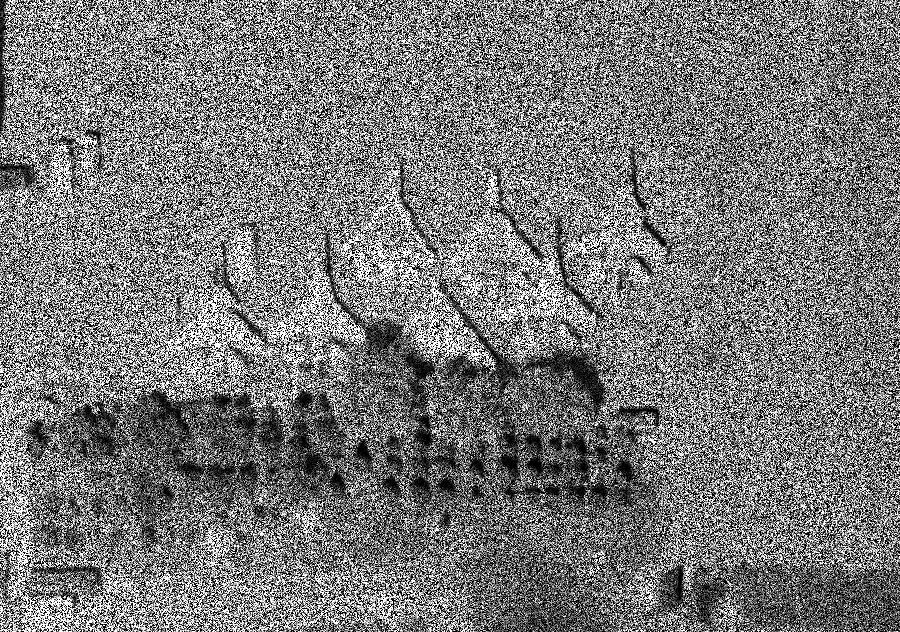
#> input picture Anexos, Imagens e Videos/Satelite_ruido/satelite000.png, 900 x 632 px; its folder holds 4 pictures in this run
$ python media_e_mediana_FBI.py
#> lines starting #> are read from the running program, lines starting #| are printed output that depends on the picture
# Trecho do código para abrir as imagens e carregar em um vetor de imagens.
import cv2
import glob
import numpy as np
from pathlib import Path

#Caminho para salvar imagem
caminhoImagem = Path('Atividades')

# Abre as imagens de um diretório e armazena em um vetor
filelist = glob.glob('Anexos, Imagens e Videos\Satelite_ruido\*.png')
imagens = np.array([np.array(cv2.imread(fname,cv2.IMREAD_GRAYSCALE)) for fname in filelist])
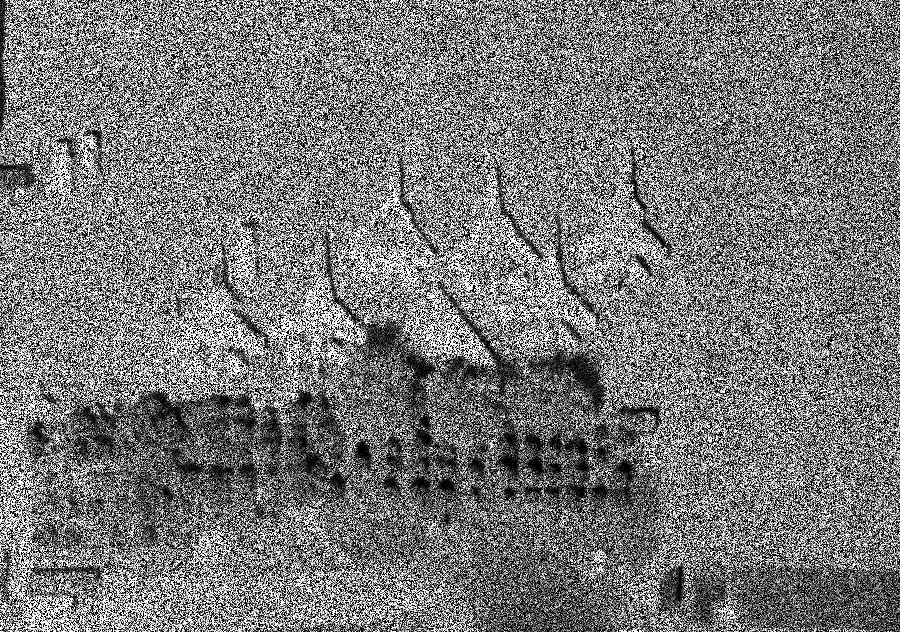
#> input picture Anexos, Imagens e Videos/Satelite_ruido/satelite001.png, 900 x 632 px
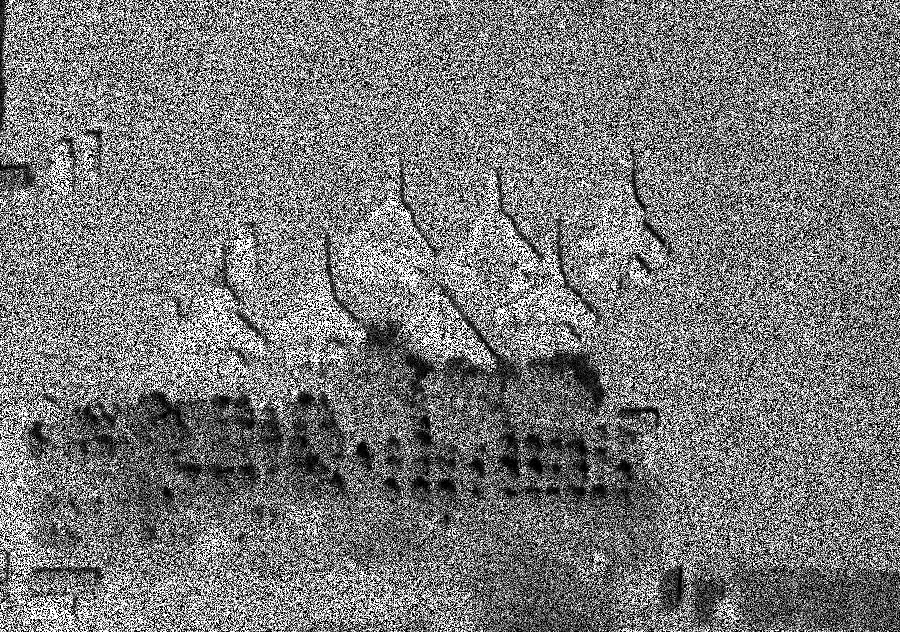
#> input picture Anexos, Imagens e Videos/Satelite_ruido/satelite002.png, 900 x 632 px
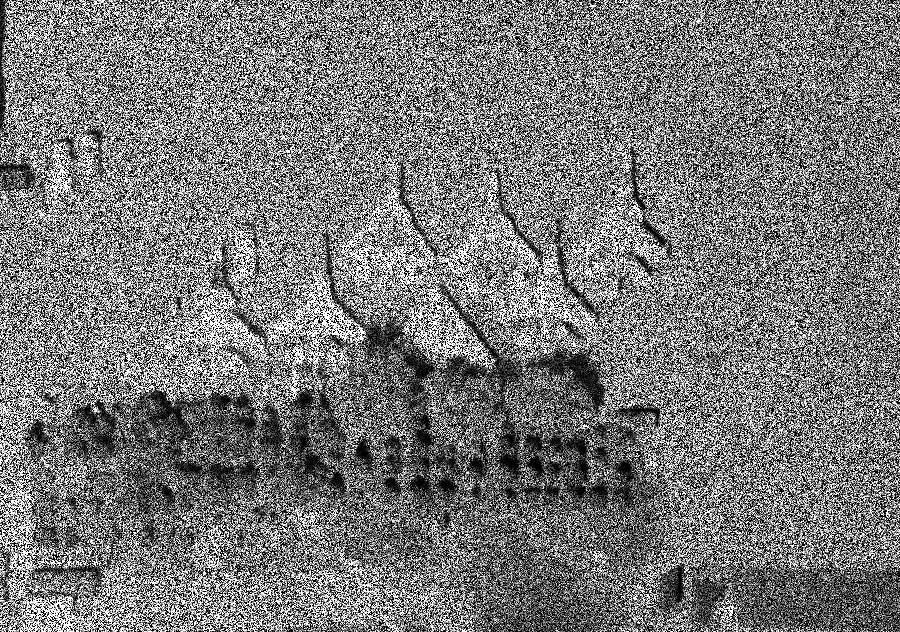
#> input picture Anexos, Imagens e Videos/Satelite_ruido/satelite003.png, 900 x 632 px

# Armazena as colunas e linhas de uma imagem
rows,cols = imagens[0].shape
#> rows = 632; cols = 900
# Cria uma imagem vazia para armazenar o resultado
resultadoMedianaManual = np.zeros((rows,cols),np.uint8)
resultadoMediaManual = np.zeros((rows,cols),np.uint8)

# Varre as linhas e colunas da imagem
for r in range(rows):
   for c in range(cols):
    # Ordena em um vetor o mesmo pixel de todas imagens
    xyTodasImagemsMediana = np.sort(imagens[:,r,c])
    #Calculando a posição da mediana
    posMediana = int(len(xyTodasImagemsMediana)/2)
    resultadoMedianaManual[r, c] = xyTodasImagemsMediana[posMediana]

    # Armazena em um vetor o mesmo pixel de todas imagens
    xyTodasImagemsMedia =  imagens[:,r,c]
    #For para obter a soma de todos os elementos do vetor
    soma = 0
    for elemento in xyTodasImagemsMedia:
      soma += elemento
    #Calculando a media
    media = soma / len(xyTodasImagemsMedia)
    resultadoMediaManual[r, c] = media
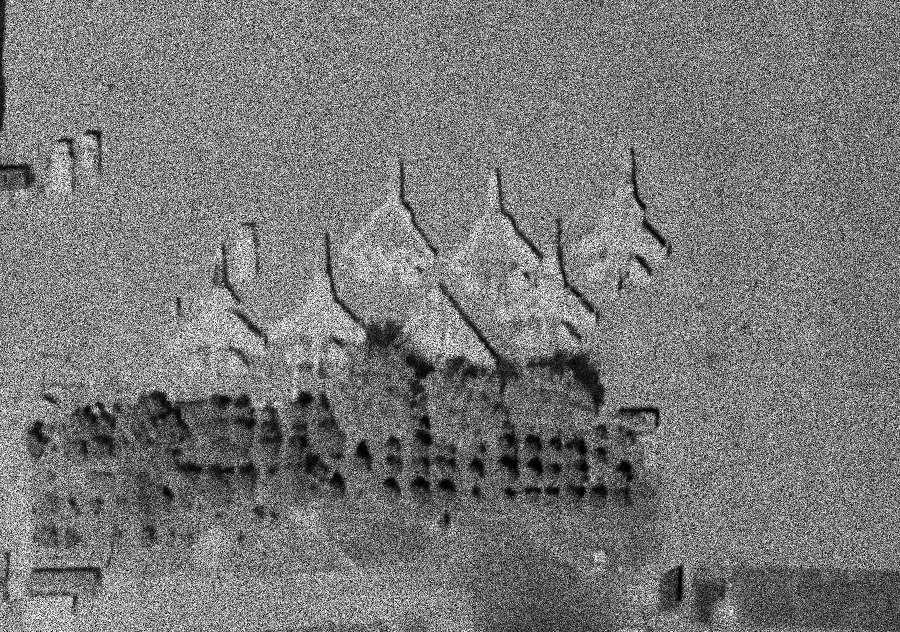
#> resultadoMediaManual: shape (632, 900); min 0, max 255, mean 120.4
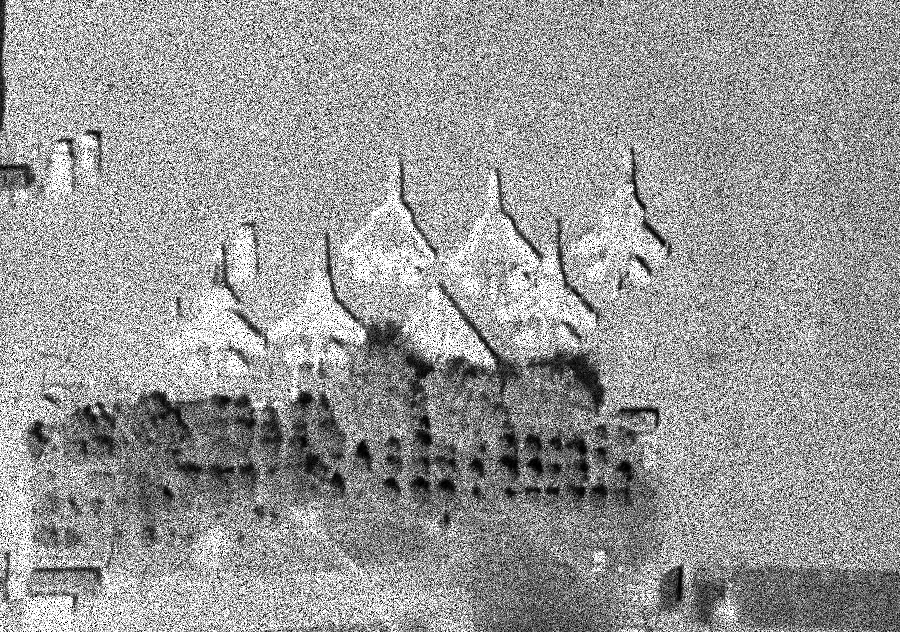
#> resultadoMedianaManual: shape (632, 900); min 0, max 255, mean 152.2

#Mostrando as imagens
cv2.namedWindow('Imagem filtro Mediana', cv2.WINDOW_GUI_EXPANDED)
cv2.imshow('Imagem filtro Mediana', resultadoMedianaManual)
cv2.namedWindow('Imagem filtro Media', cv2.WINDOW_GUI_EXPANDED)
cv2.imshow('Imagem filtro Media', resultadoMediaManual)

#Salvando as imagens
#cv2.imwrite(str(caminhoImagem / 'ResultadoMediana.png'), resultadoMedianaManual)
#cv2.imwrite(str(caminhoImagem / 'ResultadoMedia.png'), resultadoMediaManual)

cv2.waitKey(0)
cv2.destroyAllWindows()
